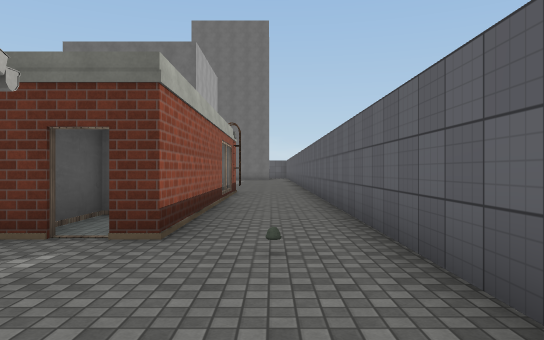
View 1 (above)

24 first-person views from a walk through a Unity game level. The camera is 1.4 m above the floor, looks level and sees 70° across. The floor is counted in squares, 2 m on a side. Each view is taken from the middle of a square. On the plan, view 1 faces up. The plan holds only what a view shows up to about 11 squares ahead; the rest is blank. The place goes on beyond the plan. The player character is not drawn. Door leaves are left out, so doorways stand open. Some surface patterns are stand-ins.

View 2
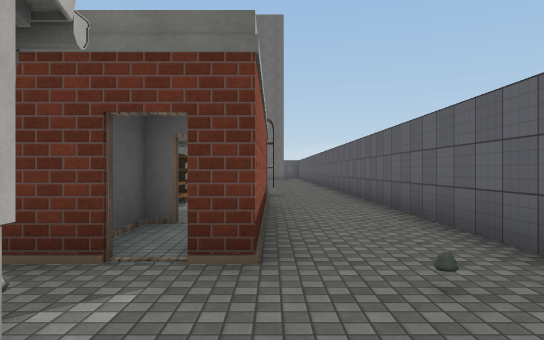

View 3
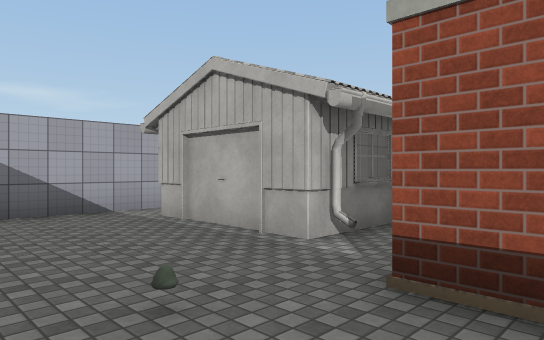

View 4
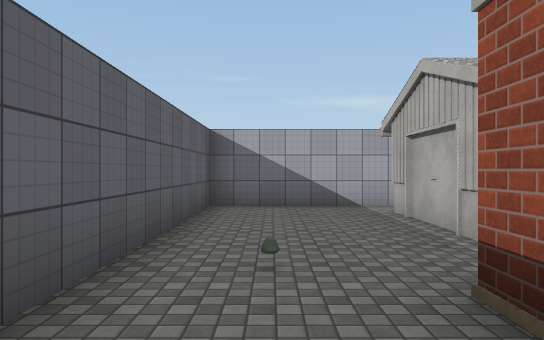

View 5
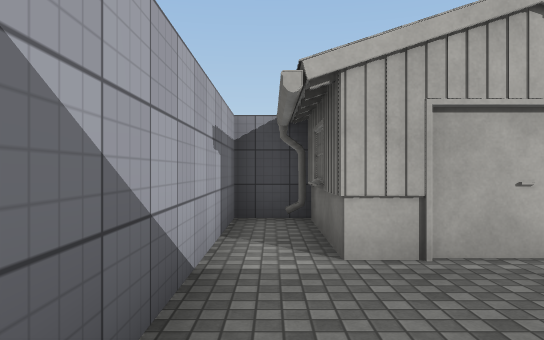

View 6
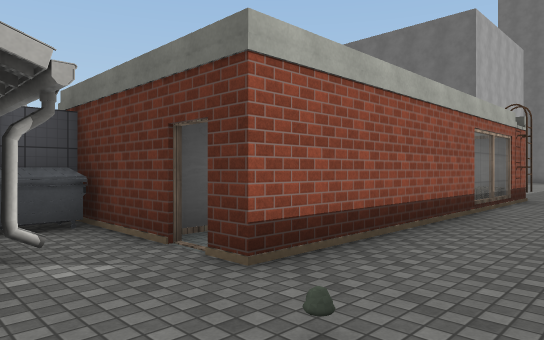

View 7
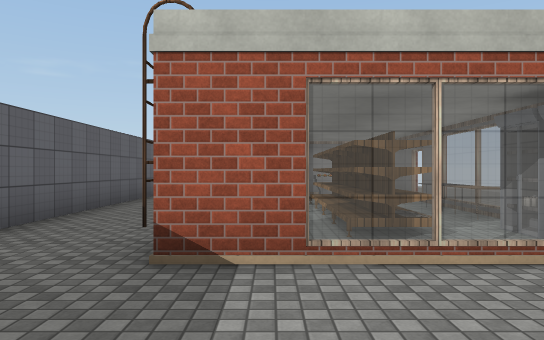

View 8
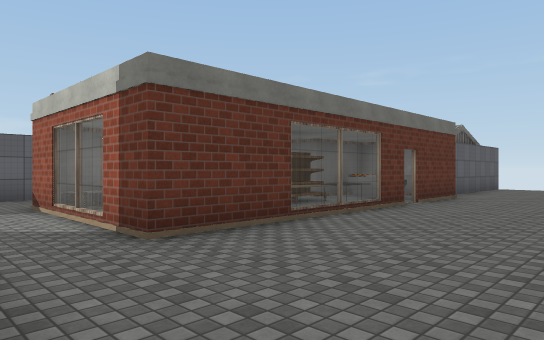

View 9
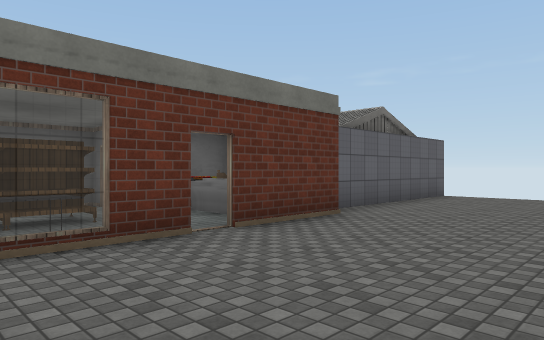

View 10
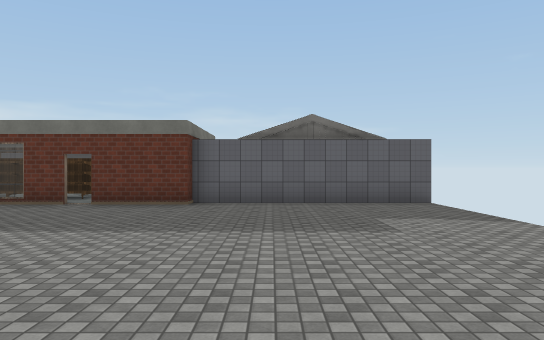

View 11
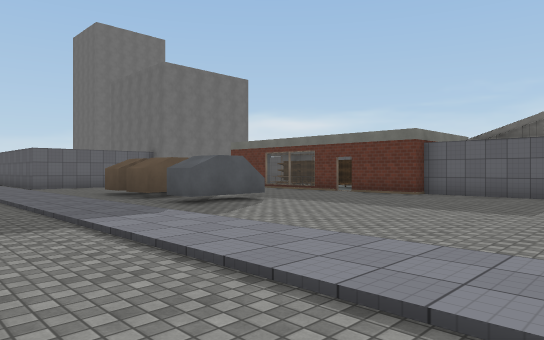

View 12
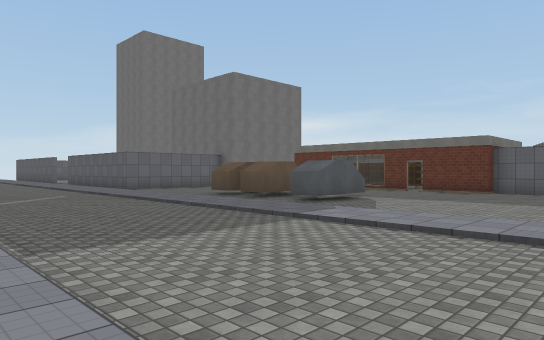

View 13
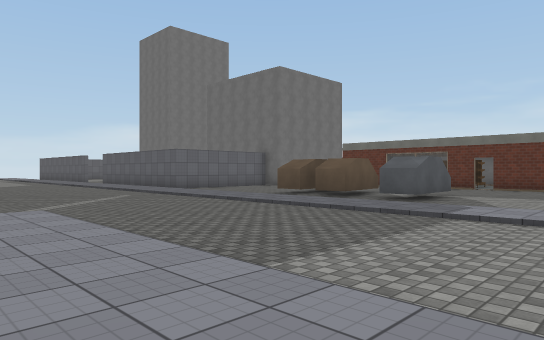

View 14
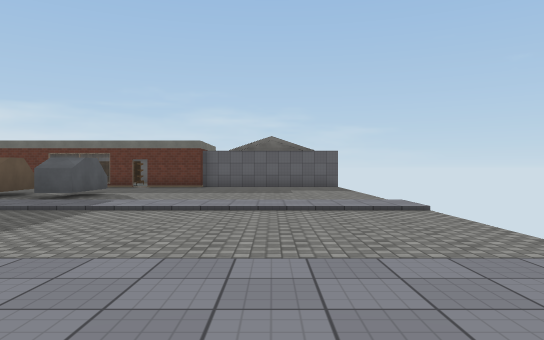

View 15
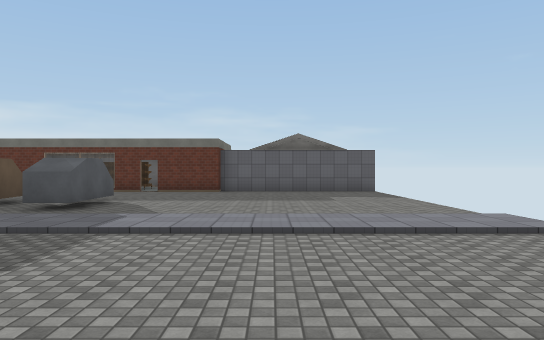

View 16
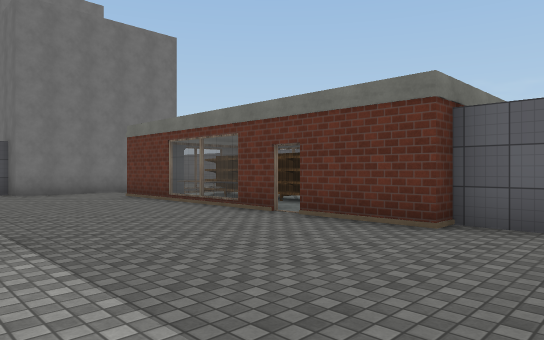

View 17
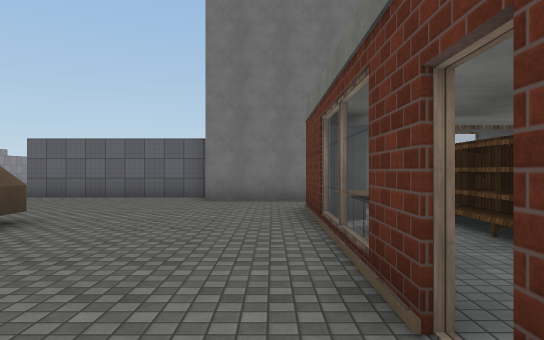

View 18
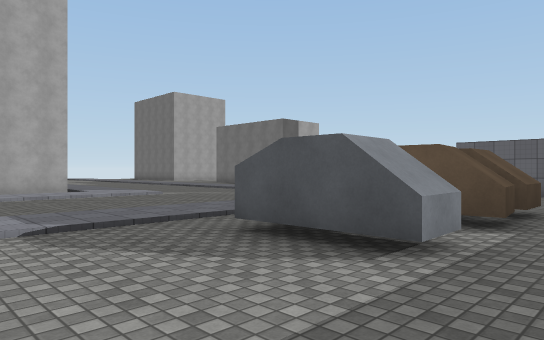

View 19
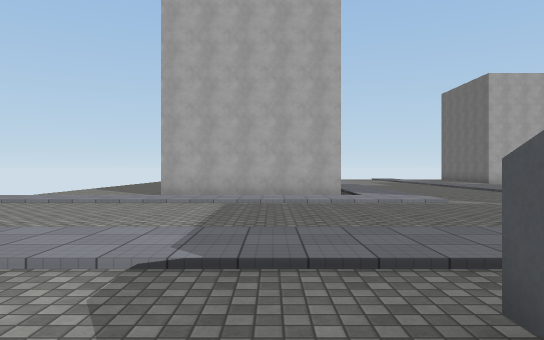

View 20
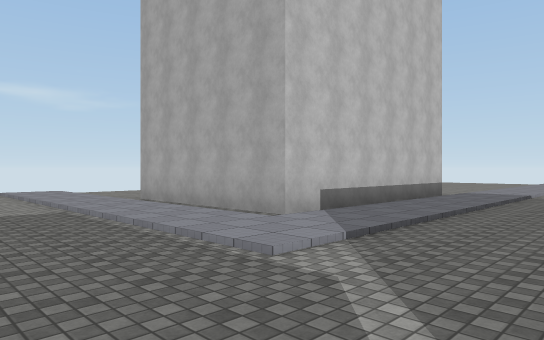

View 21
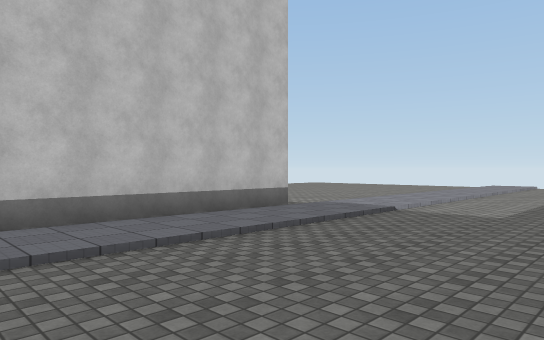

View 22
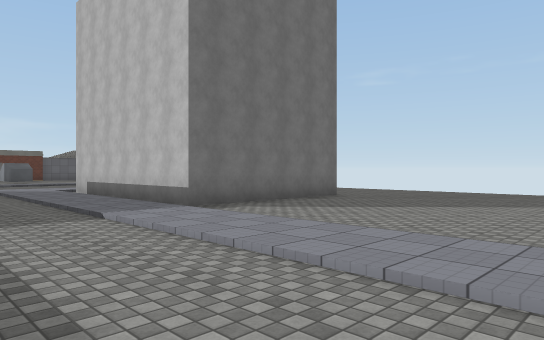

View 23
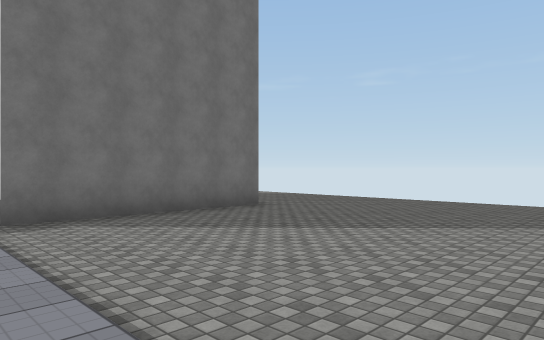

View 24
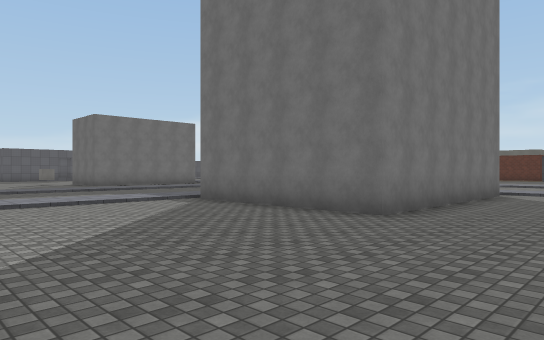

### Floor plan
Key: @ floor where view 1 was taken; # wall or solid block; . main floor; : floor 0.25 m higher than the main floor; D open door; = window, fence, low wall or low ledge; G garage; L ladder; S shelf; C cage; B bread; U building; O other object.
Columns run from 33 left of view 1 to 2 right of it. Each row starts with its distance up from view 1.
 15                      #####     .
 14                ..    .....UUUU
 13                ...    ............
 12          .. .  ....:: ......#==OL..#
 11 . .................::  ....OOSSC#..#
 10 ...................::.##....BSS =..#
  9 ...................::..#....BSS =..#
  8 :::::::::::::::....::.##....BSS #..#
  7  .............:....::.......DSS #..#
  6 .......UUUUUU.:....::.##....D.#D#..#
  5 .......U    U.:....::.......#O#.#..#
  4  ......U    U.:....::.......###D#..#
  3  ......U    U.:....::........G.....#
  2  ......UUUUUU.:....::........GGG...#
  1  .............:....::........G.G...#
  0  .........   .:....::.......#GGG.@.#
 -1  ......      .:....::.......#......#
 -2                             ########

Positions as (right, up) in squares from view 1, and headings:
1: (0, 0), facing up
2: (-1, 1), facing up
3: (1, 5), facing down-left
4: (0, 6), facing down
5: (1, -1), facing left
6: (1, 2), facing up-left
7: (-2, 15), facing down
8: (-9, 14), facing down-right
9: (-9, 9), facing down-right
10: (-14, 2), facing right
11: (-16, -1), facing up-right
12: (-19, 0), facing up-right
13: (-20, 2), facing up-right
14: (-21, 1), facing right
15: (-19, 2), facing right
16: (-10, 2), facing up-right
17: (-6, 5), facing up
18: (-8, 3), facing up-left
19: (-10, 5), facing left
20: (-16, 11), facing down-left
21: (-21, 12), facing down-left
22: (-33, 11), facing down-right
23: (-33, 8), facing down-right
24: (-32, -1), facing up-right
